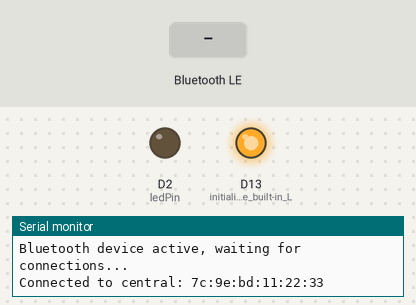
This sketch was run on a simulated Arduino Nano 33 IoT. On the bench: output pins drawn as LEDs (lit = HIGH), the last lines printed to the serial monitor. The inputs (shaded band) are chosen by the test bench. Nothing arrives over Bluetooth unless stated; a phone connects over Bluetooth LE 3 s after start.

Above: at 4.0 s.
4.1 s: Bluetooth LE write "1" received
At 5.4 s:
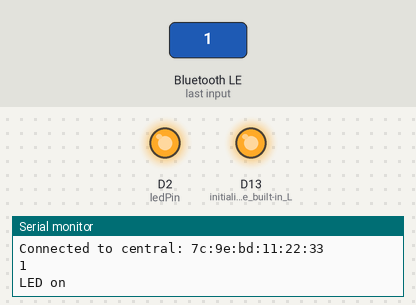
5.7 s: Bluetooth LE write "48" received
At 6.8 s:
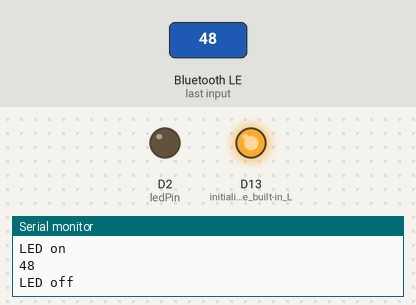
7.3 s: Bluetooth LE write "2" received
At 8.1 s:
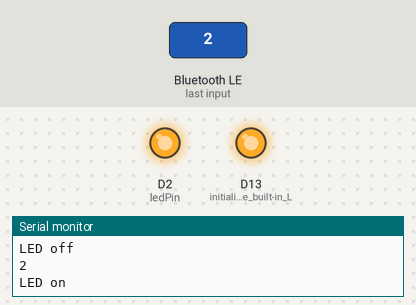
8.9 s: Bluetooth LE write "0" received
At 9.3 s:
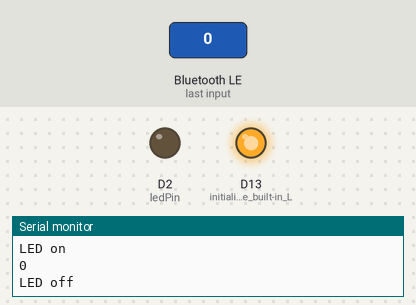
Timing chart, 0 to 11.5 s (numbered marks = the images above; inputs shaded):
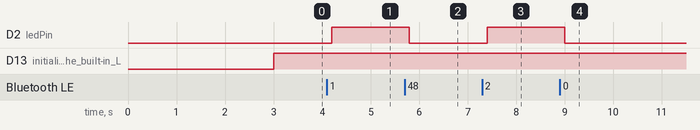

Measured:
- after the input at 4.1 s, D2 (ledPin): LOW → HIGH after 0.10 s
- after the input at 5.7 s, D2 (ledPin): HIGH → LOW after 0.10 s
- after the input at 7.3 s, D2 (ledPin): LOW → HIGH after 0.10 s
- after the input at 8.9 s, D2 (ledPin): HIGH → LOW after 0.10 s

The sketch:

NanoRP2040_Bluetooth_acendeLED.ino
```cpp
  #include <ArduinoBLE.h>

BLEService newService("180A"); // creating the service
BLEByteCharacteristic switchChar("2A57", BLERead | BLEWrite); // creating the LED characteristic

const int ledPin = 2;
long previousMillis = 0;


void setup() {
  // put your setup code here, to run once:
    Serial.begin(9600);
    pinMode(LED_BUILTIN, OUTPUT); // initialize the built-in LED pin to indicate when a central is connected
    pinMode(ledPin, OUTPUT); // initialize the built-in LED pin to indicate when a central is connected

    //initialize BLE library
  if (!BLE.begin()) {
    Serial.println("starting BLE failed!");
    while (1);
  }
  BLE.setLocalName("Arduino NANO RP2040"); //Setting a name that will appear when scanning for bluetooth devices
  BLE.setAdvertisedService(newService);
  newService.addCharacteristic(switchChar); //add characteristics to a service
  BLE.addService(newService);  // adding the service

  switchChar.writeValue(0); //set initial value for characteristics
  BLE.advertise(); //start advertising the service
  Serial.println("Bluetooth device active, waiting for connections...");
}

void loop() {
  // put your main code here, to run repeatedly:
  BLEDevice central = BLE.central(); // wait for a BLE central
 if (central) {  // if a central is connected to the peripheral
    Serial.print("Connected to central: ");

    Serial.println(central.address()); // print the central's BT address

    digitalWrite(LED_BUILTIN, HIGH); // turn on the LED to indicate the connection

    // check the battery level every 200ms
    // while the central is connected:
    while (central.connected()) {
      long currentMillis = millis();

      if (currentMillis - previousMillis >= 200) { // if 200ms have passed, we check the battery level
        previousMillis = currentMillis;

        if (switchChar.written()) {
          Serial.println(switchChar.value());
          if ( String(switchChar.value()) == "48" || switchChar.value() == 0 ) {   // any value other than 0  == 48 é 0 em utf8
               // will turn the LED off
             Serial.println(F("LED off"));
            digitalWrite(ledPin, LOW);
          } else {// will turn the LED on
            Serial.println("LED on");
            digitalWrite(ledPin, HIGH);                               // a 0 value

          }
        }

      }
    }
   digitalWrite(LED_BUILTIN, LOW); // when the central disconnects, turn off the LED
    Serial.print("Disconnected from central: ");
    Serial.println(central.address());
  }
}
```
